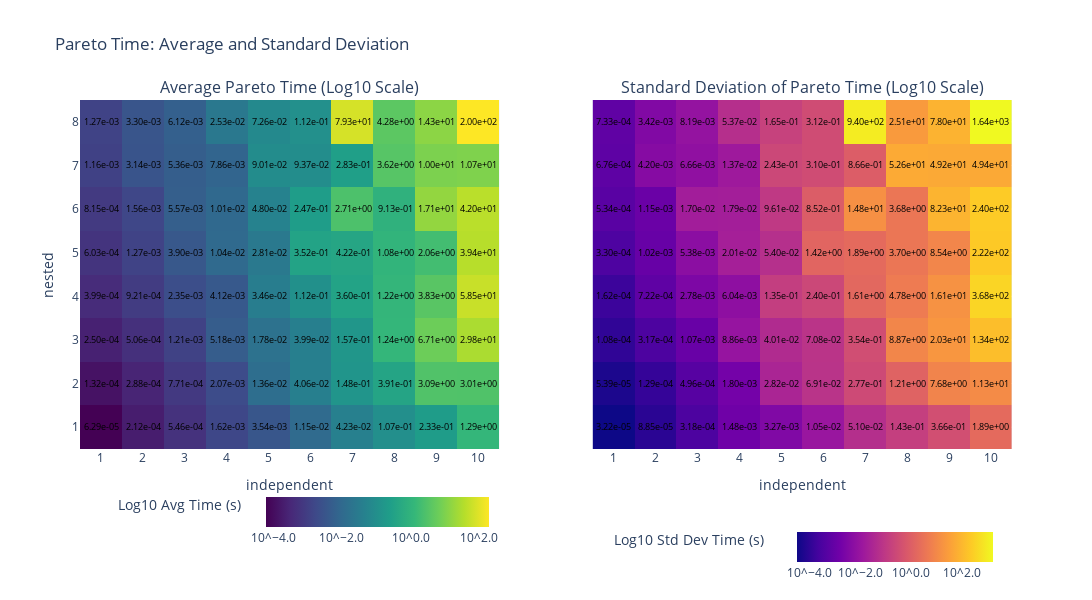
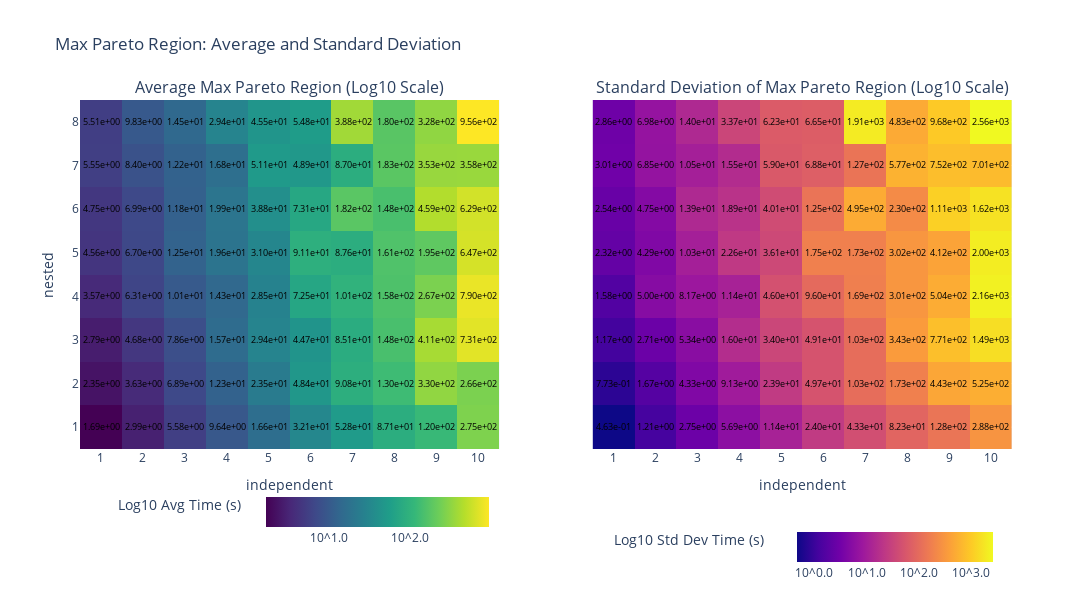
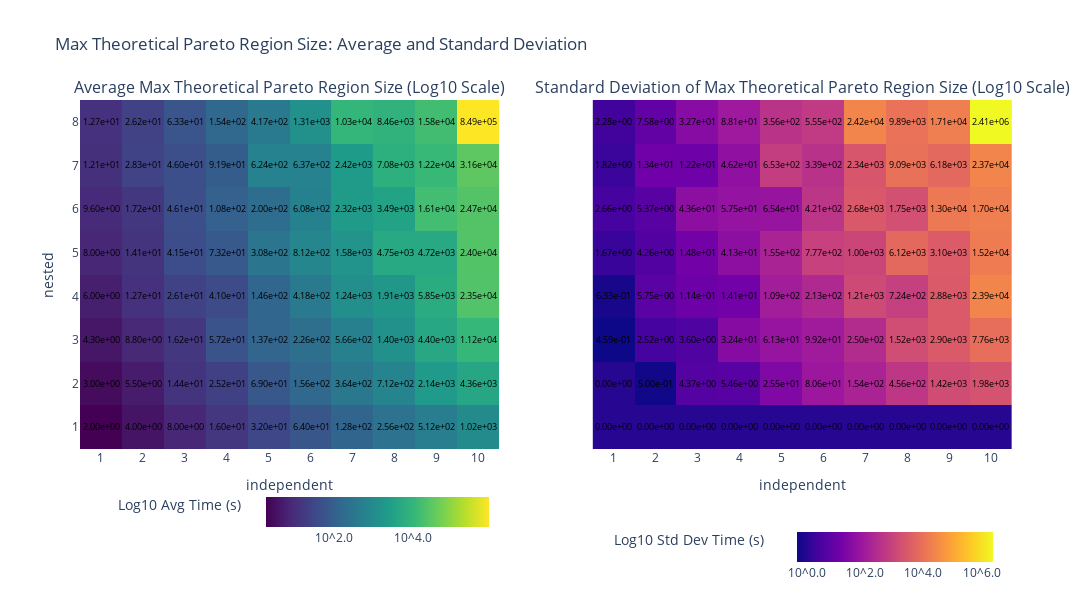
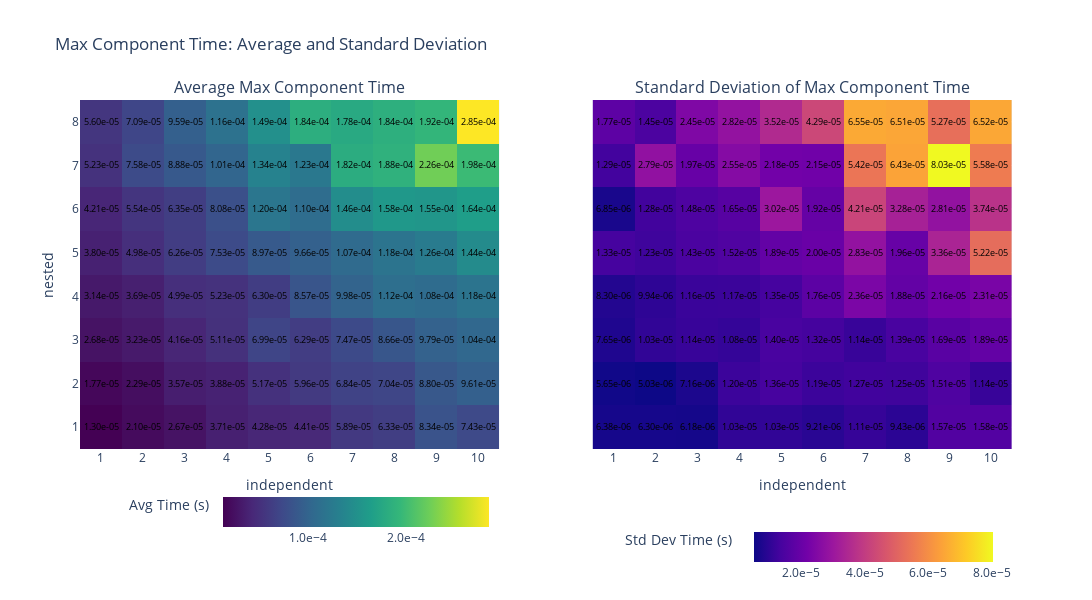

Source (notebook cell) for these figures, in order:
### Code cell
%run computation_stats.py

independent_name = "independent"
nested_name = "nested"

colorbar = dict(
                colorbar_x_left=0.45,
                colorbar_y_left=-0.3,
                colorbar_x_right=0.99,
                colorbar_y_right=-0.4
                )

create_log_heatmaps(df, independent_name, nested_name, "pareto_time", "Pareto Time", width=1200, **colorbar)

create_log_heatmaps(df, independent_name, nested_name, "max_pareto", "Max Pareto Region", width=1200, **colorbar)

create_log_heatmaps(df, independent_name, nested_name, "max_theoretical_pareto", "Max Theoretical Pareto Region Size", width=1200, **colorbar)

create_log_heatmaps(df, independent_name, nested_name, "max_time", "Max Component Time", width=1200, **colorbar, log=False)

### Figure 1 — Plotly figure (JSON) as saved in the notebook; plotly's stock layout.template omitted (floating-point values rounded to 4 significant figures)
{"data": [{"colorbar": {"len": 0.4, "orientation": "h", "tickformat": ".1f", "tickprefix": "10^", "title": {"text": "Log10 Avg Time (s)"}, "x": 0.45, "xanchor": "right", "y": -0.3, "yanchor": "bottom"}, "colorscale": [[0, "#440154"], [0.1111, "#482878"], [0.2222, "#3e4989"], [0.3333, "#31688e"], [0.4444, "#26828e"], [0.5556, "#1f9e89"], [0.6667, "#35b779"], [0.7778, "#6ece58"], [0.8889, "#b5de2b"], [1, "#fde725"]], "hovertemplate": "nested: %{y}<br>independent: %{x}<br>Avg Time: %{text} s<br>Log10 Avg Time: %{z:.2f}<extra></extra>", "text": [["6.29e-05", "2.12e-04", "5.46e-04", "1.62e-03", "3.54e-03", "1.15e-02", "4.23e-02", "1.07e-01", "2.33e-01", "1.29e+00"], ["1.32e-04", "2.88e-04", "7.71e-04", "2.07e-03", "1.36e-02", "4.06e-02", "1.48e-01", "3.91e-01", "3.09e+00", "3.01e+00"], ["2.50e-04", "5.06e-04", "1.21e-03", "5.18e-03", "1.78e-02", "3.99e-02", "1.57e-01", "1.24e+00", "6.71e+00", "2.98e+01"], ["3.99e-04", "9.21e-04", "2.35e-03", "4.12e-03", "3.46e-02", "1.12e-01", "3.60e-01", "1.22e+00", "3.83e+00", "5.85e+01"], ["6.03e-04", "1.27e-03", "3.90e-03", "1.04e-02", "2.81e-02", "3.52e-01", "4.22e-01", "1.08e+00", "2.06e+00", "3.94e+01"], ["8.15e-04", "1.56e-03", "5.57e-03", "1.01e-02", "4.80e-02", "2.47e-01", "2.71e+00", "9.13e-01", "1.71e+01", "4.20e+01"], ["1.16e-03", "3.14e-03", "5.36e-03", "7.86e-03", "9.01e-02", "9.37e-02", "2.83e-01", "3.62e+00", "1.00e+01", "1.07e+01"], ["1.27e-03", "3.30e-03", "6.12e-03", "2.53e-02", "7.26e-02", "1.12e-01", "7.93e+01", "4.28e+00", "1.43e+01", "2.00e+02"]], "textfont": {"color": "black", "size": 9}, "texttemplate": "%{text}", "type": "heatmap", "x": [1, 2, 3, 4, 5, 6, 7, 8, 9, 10], "xaxis": "x", "y": [1, 2, 3, 4, 5, 6, 7, 8], "yaxis": "y", "z": [[-4.201, -3.674, -3.263, -2.79, -2.45, -1.941, -1.373, -0.969, -0.6334, 0.1092], [-3.88, -3.54, -3.113, -2.683, -1.865, -1.392, -0.831, -0.4081, 0.49, 0.4782], [-3.602, -3.296, -2.919, -2.286, -1.749, -1.399, -0.8054, 0.09181, 0.8269, 1.474], [-3.399, -3.036, -2.629, -2.385, -1.461, -0.949, -0.4436, 0.08668, 0.5837, 1.767], [-3.219, -2.898, -2.409, -1.982, -1.552, -0.4529, -0.375, 0.03351, 0.3144, 1.595], [-3.089, -2.807, -2.254, -1.996, -1.319, -0.6064, 0.4323, -0.03941, 1.233, 1.624], [-2.934, -2.504, -2.271, -2.105, -1.045, -1.028, -0.5481, 0.5593, 1.001, 1.028], [-2.896, -2.481, -2.213, -1.597, -1.139, -0.9522, 1.899, 0.6318, 1.156, 2.3]], "zauto": false, "zmax": 2.3, "zmin": -4.201}, {"colorbar": {"len": 0.4, "orientation": "h", "tickformat": ".1f", "tickprefix": "10^", "title": {"text": "Log10 Std Dev Time (s)"}, "x": 0.99, "xanchor": "right", "y": -0.4, "yanchor": "bottom"}, "colorscale": [[0, "#0d0887"], [0.1111, "#46039f"], [0.2222, "#7201a8"], [0.3333, "#9c179e"], [0.4444, "#bd3786"], [0.5556, "#d8576b"], [0.6667, "#ed7953"], [0.7778, "#fb9f3a"], [0.8889, "#fdca26"], [1, "#f0f921"]], "hovertemplate": "nested: %{y}<br>independent: %{x}<br>Std Dev Time: %{text} s<br>Log10 Std Dev Time: %{z:.2f}<extra></extra>", "text": [["3.22e-05", "8.85e-05", "3.18e-04", "1.48e-03", "3.27e-03", "1.05e-02", "5.10e-02", "1.43e-01", "3.66e-01", "1.89e+00"], ["5.39e-05", "1.29e-04", "4.96e-04", "1.80e-03", "2.82e-02", "6.91e-02", "2.77e-01", "1.21e+00", "7.68e+00", "1.13e+01"], ["1.08e-04", "3.17e-04", "1.07e-03", "8.86e-03", "4.01e-02", "7.08e-02", "3.54e-01", "8.87e+00", "2.03e+01", "1.34e+02"], ["1.62e-04", "7.22e-04", "2.78e-03", "6.04e-03", "1.35e-01", "2.40e-01", "1.61e+00", "4.78e+00", "1.61e+01", "3.68e+02"], ["3.30e-04", "1.02e-03", "5.38e-03", "2.01e-02", "5.40e-02", "1.42e+00", "1.89e+00", "3.70e+00", "8.54e+00", "2.22e+02"], ["5.34e-04", "1.15e-03", "1.70e-02", "1.79e-02", "9.61e-02", "8.52e-01", "1.48e+01", "3.68e+00", "8.23e+01", "2.40e+02"], ["6.76e-04", "4.20e-03", "6.66e-03", "1.37e-02", "2.43e-01", "3.10e-01", "8.66e-01", "5.26e+01", "4.92e+01", "4.94e+01"], ["7.33e-04", "3.42e-03", "8.19e-03", "5.37e-02", "1.65e-01", "3.12e-01", "9.40e+02", "2.51e+01", "7.80e+01", "1.64e+03"]], "textfont": {"color": "black", "size": 9}, "texttemplate": "%{text}", "type": "heatmap", "x": [1, 2, 3, 4, 5, 6, 7, 8, 9, 10], "xaxis": "x2", "y": [1, 2, 3, 4, 5, 6, 7, 8], "yaxis": "y2", "z": [[-4.493, -4.053, -3.497, -2.829, -2.485, -1.978, -1.292, -0.8455, -0.4365, 0.2767], [-4.268, -3.89, -3.305, -2.746, -1.55, -1.16, -0.5572, 0.0835, 0.8852, 1.052], [-3.968, -3.499, -2.969, -2.053, -1.397, -1.15, -0.4513, 0.948, 1.307, 2.126], [-3.789, -3.141, -2.557, -2.219, -0.8708, -0.6198, 0.2064, 0.6799, 1.207, 2.566], [-3.481, -2.992, -2.269, -1.698, -1.268, 0.1528, 0.2758, 0.5687, 0.9315, 2.347], [-3.272, -2.938, -1.769, -1.748, -1.017, -0.0695, 1.17, 0.5656, 1.915, 2.379], [-3.17, -2.377, -2.177, -1.865, -0.6137, -0.5084, -0.06223, 1.721, 1.692, 1.694], [-3.135, -2.467, -2.087, -1.27, -0.7837, -0.5059, 2.973, 1.399, 1.892, 3.214]], "zauto": false, "zmax": 3.214, "zmin": -4.493}], "layout": {"annotations": [{"font": {"size": 16}, "showarrow": false, "text": "Average Pareto Time (Log10 Scale)", "x": 0.225, "xanchor": "center", "xref": "paper", "y": 1, "yanchor": "bottom", "yref": "paper"}, {"font": {"size": 16}, "showarrow": false, "text": "Standard Deviation of Pareto Time (Log10 Scale)", "x": 0.775, "xanchor": "center", "xref": "paper", "y": 1, "yanchor": "bottom", "yref": "paper"}], "height": 600, "title": {"text": "Pareto Time: Average and Standard Deviation"}, "width": 1200, "xaxis": {"anchor": "y", "domain": [0, 0.45], "dtick": 1, "title": {"text": "independent"}}, "xaxis2": {"anchor": "y2", "domain": [0.55, 1], "dtick": 1, "title": {"text": "independent"}}, "yaxis": {"anchor": "x", "domain": [0, 1], "dtick": 1, "title": {"text": "nested"}}, "yaxis2": {"anchor": "x2", "domain": [0, 1], "matches": "y", "showticklabels": false}}}

### Figure 2 — Plotly figure (JSON) as saved in the notebook; plotly's stock layout.template omitted (floating-point values rounded to 4 significant figures)
{"data": [{"colorbar": {"len": 0.4, "orientation": "h", "tickformat": ".1f", "tickprefix": "10^", "title": {"text": "Log10 Avg Time (s)"}, "x": 0.45, "xanchor": "right", "y": -0.3, "yanchor": "bottom"}, "colorscale": [[0, "#440154"], [0.1111, "#482878"], [0.2222, "#3e4989"], [0.3333, "#31688e"], [0.4444, "#26828e"], [0.5556, "#1f9e89"], [0.6667, "#35b779"], [0.7778, "#6ece58"], [0.8889, "#b5de2b"], [1, "#fde725"]], "hovertemplate": "nested: %{y}<br>independent: %{x}<br>Avg Time: %{text} s<br>Log10 Avg Time: %{z:.2f}<extra></extra>", "text": [["1.69e+00", "2.99e+00", "5.58e+00", "9.64e+00", "1.66e+01", "3.21e+01", "5.28e+01", "8.71e+01", "1.20e+02", "2.75e+02"], ["2.35e+00", "3.63e+00", "6.89e+00", "1.23e+01", "2.35e+01", "4.84e+01", "9.08e+01", "1.30e+02", "3.30e+02", "2.66e+02"], ["2.79e+00", "4.68e+00", "7.86e+00", "1.57e+01", "2.94e+01", "4.47e+01", "8.51e+01", "1.48e+02", "4.11e+02", "7.31e+02"], ["3.57e+00", "6.31e+00", "1.01e+01", "1.43e+01", "2.85e+01", "7.25e+01", "1.01e+02", "1.58e+02", "2.67e+02", "7.90e+02"], ["4.56e+00", "6.70e+00", "1.25e+01", "1.96e+01", "3.10e+01", "9.11e+01", "8.76e+01", "1.61e+02", "1.95e+02", "6.47e+02"], ["4.75e+00", "6.99e+00", "1.18e+01", "1.99e+01", "3.88e+01", "7.31e+01", "1.82e+02", "1.48e+02", "4.59e+02", "6.29e+02"], ["5.55e+00", "8.40e+00", "1.22e+01", "1.68e+01", "5.11e+01", "4.89e+01", "8.70e+01", "1.83e+02", "3.53e+02", "3.58e+02"], ["5.51e+00", "9.83e+00", "1.45e+01", "2.94e+01", "4.55e+01", "5.48e+01", "3.88e+02", "1.80e+02", "3.28e+02", "9.56e+02"]], "textfont": {"color": "black", "size": 9}, "texttemplate": "%{text}", "type": "heatmap", "x": [1, 2, 3, 4, 5, 6, 7, 8, 9, 10], "xaxis": "x", "y": [1, 2, 3, 4, 5, 6, 7, 8], "yaxis": "y", "z": [[0.2279, 0.4752, 0.7468, 0.9842, 1.22, 1.506, 1.722, 1.94, 2.079, 2.439], [0.3701, 0.5601, 0.8385, 1.089, 1.37, 1.685, 1.958, 2.113, 2.519, 2.426], [0.4464, 0.6706, 0.8951, 1.197, 1.469, 1.651, 1.93, 2.17, 2.613, 2.864], [0.5523, 0.7998, 1.005, 1.155, 1.455, 1.86, 2.003, 2.2, 2.426, 2.898], [0.6588, 0.826, 1.097, 1.291, 1.492, 1.96, 1.942, 2.206, 2.289, 2.811], [0.6765, 0.8444, 1.072, 1.298, 1.589, 1.864, 2.261, 2.171, 2.662, 2.799], [0.7442, 0.9245, 1.088, 1.225, 1.708, 1.689, 1.94, 2.262, 2.548, 2.554], [0.741, 0.9927, 1.163, 1.468, 1.658, 1.739, 2.588, 2.255, 2.516, 2.98]], "zauto": false, "zmax": 2.98, "zmin": 0.2279}, {"colorbar": {"len": 0.4, "orientation": "h", "tickformat": ".1f", "tickprefix": "10^", "title": {"text": "Log10 Std Dev Time (s)"}, "x": 0.99, "xanchor": "right", "y": -0.4, "yanchor": "bottom"}, "colorscale": [[0, "#0d0887"], [0.1111, "#46039f"], [0.2222, "#7201a8"], [0.3333, "#9c179e"], [0.4444, "#bd3786"], [0.5556, "#d8576b"], [0.6667, "#ed7953"], [0.7778, "#fb9f3a"], [0.8889, "#fdca26"], [1, "#f0f921"]], "hovertemplate": "nested: %{y}<br>independent: %{x}<br>Std Dev Time: %{text} s<br>Log10 Std Dev Time: %{z:.2f}<extra></extra>", "text": [["4.63e-01", "1.21e+00", "2.75e+00", "5.69e+00", "1.14e+01", "2.40e+01", "4.33e+01", "8.23e+01", "1.28e+02", "2.88e+02"], ["7.73e-01", "1.67e+00", "4.33e+00", "9.13e+00", "2.39e+01", "4.97e+01", "1.03e+02", "1.73e+02", "4.43e+02", "5.25e+02"], ["1.17e+00", "2.71e+00", "5.34e+00", "1.60e+01", "3.40e+01", "4.91e+01", "1.03e+02", "3.43e+02", "7.71e+02", "1.49e+03"], ["1.58e+00", "5.00e+00", "8.17e+00", "1.14e+01", "4.60e+01", "9.60e+01", "1.69e+02", "3.01e+02", "5.04e+02", "2.16e+03"], ["2.32e+00", "4.29e+00", "1.03e+01", "2.26e+01", "3.61e+01", "1.75e+02", "1.73e+02", "3.02e+02", "4.12e+02", "2.00e+03"], ["2.54e+00", "4.75e+00", "1.39e+01", "1.89e+01", "4.01e+01", "1.25e+02", "4.95e+02", "2.30e+02", "1.11e+03", "1.62e+03"], ["3.01e+00", "6.85e+00", "1.05e+01", "1.55e+01", "5.90e+01", "6.88e+01", "1.27e+02", "5.77e+02", "7.52e+02", "7.01e+02"], ["2.86e+00", "6.98e+00", "1.40e+01", "3.37e+01", "6.23e+01", "6.65e+01", "1.91e+03", "4.83e+02", "9.68e+02", "2.56e+03"]], "textfont": {"color": "black", "size": 9}, "texttemplate": "%{text}", "type": "heatmap", "x": [1, 2, 3, 4, 5, 6, 7, 8, 9, 10], "xaxis": "x2", "y": [1, 2, 3, 4, 5, 6, 7, 8], "yaxis": "y2", "z": [[-0.3345, 0.08399, 0.439, 0.7548, 1.058, 1.38, 1.637, 1.915, 2.106, 2.459], [-0.112, 0.2231, 0.6364, 0.9604, 1.378, 1.697, 2.013, 2.238, 2.646, 2.72], [0.06919, 0.4323, 0.7275, 1.204, 1.532, 1.691, 2.014, 2.536, 2.887, 3.173], [0.1975, 0.6987, 0.9123, 1.057, 1.663, 1.982, 2.229, 2.479, 2.702, 3.334], [0.3653, 0.6324, 1.015, 1.354, 1.558, 2.242, 2.239, 2.48, 2.614, 3.301], [0.4049, 0.6764, 1.144, 1.277, 1.603, 2.096, 2.694, 2.362, 3.045, 3.208], [0.4783, 0.8357, 1.02, 1.189, 1.771, 1.838, 2.105, 2.761, 2.876, 2.846], [0.4562, 0.8441, 1.145, 1.527, 1.795, 1.823, 3.281, 2.684, 2.986, 3.408]], "zauto": false, "zmax": 3.408, "zmin": -0.3345}], "layout": {"annotations": [{"font": {"size": 16}, "showarrow": false, "text": "Average Max Pareto Region (Log10 Scale)", "x": 0.225, "xanchor": "center", "xref": "paper", "y": 1, "yanchor": "bottom", "yref": "paper"}, {"font": {"size": 16}, "showarrow": false, "text": "Standard Deviation of Max Pareto Region (Log10 Scale)", "x": 0.775, "xanchor": "center", "xref": "paper", "y": 1, "yanchor": "bottom", "yref": "paper"}], "height": 600, "title": {"text": "Max Pareto Region: Average and Standard Deviation"}, "width": 1200, "xaxis": {"anchor": "y", "domain": [0, 0.45], "dtick": 1, "title": {"text": "independent"}}, "xaxis2": {"anchor": "y2", "domain": [0.55, 1], "dtick": 1, "title": {"text": "independent"}}, "yaxis": {"anchor": "x", "domain": [0, 1], "dtick": 1, "title": {"text": "nested"}}, "yaxis2": {"anchor": "x2", "domain": [0, 1], "matches": "y", "showticklabels": false}}}

### Figure 3 — Plotly figure (JSON) as saved in the notebook; plotly's stock layout.template omitted (floating-point values rounded to 4 significant figures)
{"data": [{"colorbar": {"len": 0.4, "orientation": "h", "tickformat": ".1f", "tickprefix": "10^", "title": {"text": "Log10 Avg Time (s)"}, "x": 0.45, "xanchor": "right", "y": -0.3, "yanchor": "bottom"}, "colorscale": [[0, "#440154"], [0.1111, "#482878"], [0.2222, "#3e4989"], [0.3333, "#31688e"], [0.4444, "#26828e"], [0.5556, "#1f9e89"], [0.6667, "#35b779"], [0.7778, "#6ece58"], [0.8889, "#b5de2b"], [1, "#fde725"]], "hovertemplate": "nested: %{y}<br>independent: %{x}<br>Avg Time: %{text} s<br>Log10 Avg Time: %{z:.2f}<extra></extra>", "text": [["2.00e+00", "4.00e+00", "8.00e+00", "1.60e+01", "3.20e+01", "6.40e+01", "1.28e+02", "2.56e+02", "5.12e+02", "1.02e+03"], ["3.00e+00", "5.50e+00", "1.44e+01", "2.52e+01", "6.90e+01", "1.56e+02", "3.64e+02", "7.12e+02", "2.14e+03", "4.36e+03"], ["4.30e+00", "8.80e+00", "1.62e+01", "5.72e+01", "1.37e+02", "2.26e+02", "5.66e+02", "1.40e+03", "4.40e+03", "1.12e+04"], ["6.00e+00", "1.27e+01", "2.61e+01", "4.10e+01", "1.46e+02", "4.18e+02", "1.24e+03", "1.91e+03", "5.85e+03", "2.35e+04"], ["8.00e+00", "1.41e+01", "4.15e+01", "7.32e+01", "3.08e+02", "8.12e+02", "1.58e+03", "4.75e+03", "4.72e+03", "2.40e+04"], ["9.60e+00", "1.72e+01", "4.61e+01", "1.08e+02", "2.00e+02", "6.08e+02", "2.32e+03", "3.49e+03", "1.61e+04", "2.47e+04"], ["1.21e+01", "2.83e+01", "4.60e+01", "9.19e+01", "6.24e+02", "6.37e+02", "2.42e+03", "7.08e+03", "1.22e+04", "3.16e+04"], ["1.27e+01", "2.62e+01", "6.33e+01", "1.54e+02", "4.17e+02", "1.31e+03", "1.03e+04", "8.46e+03", "1.58e+04", "8.49e+05"]], "textfont": {"color": "black", "size": 9}, "texttemplate": "%{text}", "type": "heatmap", "x": [1, 2, 3, 4, 5, 6, 7, 8, 9, 10], "xaxis": "x", "y": [1, 2, 3, 4, 5, 6, 7, 8], "yaxis": "y", "z": [[0.301, 0.6021, 0.9031, 1.204, 1.505, 1.806, 2.107, 2.408, 2.709, 3.01], [0.4771, 0.7404, 1.158, 1.401, 1.839, 2.193, 2.561, 2.853, 3.33, 3.64], [0.6335, 0.9445, 1.21, 1.757, 2.136, 2.353, 2.753, 3.145, 3.644, 4.048], [0.7782, 1.104, 1.417, 1.613, 2.163, 2.622, 3.094, 3.281, 3.767, 4.371], [0.9031, 1.149, 1.618, 1.865, 2.489, 2.91, 3.199, 3.676, 3.674, 4.38], [0.9823, 1.236, 1.664, 2.035, 2.302, 2.784, 3.366, 3.543, 4.206, 4.393], [1.083, 1.452, 1.663, 1.963, 2.795, 2.804, 3.385, 3.85, 4.085, 4.499], [1.104, 1.418, 1.801, 2.188, 2.62, 3.117, 4.013, 3.927, 4.198, 5.929]], "zauto": false, "zmax": 5.929, "zmin": 0.301}, {"colorbar": {"len": 0.4, "orientation": "h", "tickformat": ".1f", "tickprefix": "10^", "title": {"text": "Log10 Std Dev Time (s)"}, "x": 0.99, "xanchor": "right", "y": -0.4, "yanchor": "bottom"}, "colorscale": [[0, "#0d0887"], [0.1111, "#46039f"], [0.2222, "#7201a8"], [0.3333, "#9c179e"], [0.4444, "#bd3786"], [0.5556, "#d8576b"], [0.6667, "#ed7953"], [0.7778, "#fb9f3a"], [0.8889, "#fdca26"], [1, "#f0f921"]], "hovertemplate": "nested: %{y}<br>independent: %{x}<br>Std Dev Time: %{text} s<br>Log10 Std Dev Time: %{z:.2f}<extra></extra>", "text": [["0.00e+00", "0.00e+00", "0.00e+00", "0.00e+00", "0.00e+00", "0.00e+00", "0.00e+00", "0.00e+00", "0.00e+00", "0.00e+00"], ["0.00e+00", "5.00e-01", "4.37e+00", "5.46e+00", "2.55e+01", "8.06e+01", "1.54e+02", "4.56e+02", "1.42e+03", "1.98e+03"], ["4.59e-01", "2.52e+00", "3.60e+00", "3.24e+01", "6.13e+01", "9.92e+01", "2.50e+02", "1.52e+03", "2.90e+03", "7.76e+03"], ["6.33e-01", "5.75e+00", "1.14e+01", "1.41e+01", "1.09e+02", "2.13e+02", "1.21e+03", "7.24e+02", "2.88e+03", "2.39e+04"], ["1.67e+00", "4.26e+00", "1.48e+01", "4.13e+01", "1.55e+02", "7.77e+02", "1.00e+03", "6.12e+03", "3.10e+03", "1.52e+04"], ["2.66e+00", "5.37e+00", "4.36e+01", "5.75e+01", "6.54e+01", "4.21e+02", "2.68e+03", "1.75e+03", "1.30e+04", "1.70e+04"], ["1.82e+00", "1.34e+01", "1.22e+01", "4.62e+01", "6.53e+02", "3.39e+02", "2.34e+03", "9.09e+03", "6.18e+03", "2.37e+04"], ["2.28e+00", "7.58e+00", "3.27e+01", "8.81e+01", "3.56e+02", "5.55e+02", "2.42e+04", "9.89e+03", "1.71e+04", "2.41e+06"]], "textfont": {"color": "black", "size": 9}, "texttemplate": "%{text}", "type": "heatmap", "x": [1, 2, 3, 4, 5, 6, 7, 8, 9, 10], "xaxis": "x2", "y": [1, 2, 3, 4, 5, 6, 7, 8], "yaxis": "y2", "z": [[0, 0, 0, 0, 0, 0, 0, 0, 0, 0], [5e-324, -0.3007, 0.6402, 0.7372, 1.406, 1.906, 2.187, 2.659, 3.153, 3.296], [-0.3385, 0.4021, 0.5567, 1.51, 1.788, 1.997, 2.399, 3.182, 3.462, 3.89], [-0.1986, 0.7597, 1.058, 1.149, 2.036, 2.329, 3.083, 2.86, 3.46, 4.378], [0.2239, 0.6291, 1.169, 1.616, 2.189, 2.89, 3.0, 3.787, 3.491, 4.183], [0.4241, 0.7298, 1.64, 1.76, 1.816, 2.624, 3.428, 3.242, 4.115, 4.231], [0.259, 1.127, 1.087, 1.664, 2.815, 2.53, 3.369, 3.958, 3.791, 4.375], [0.3588, 0.8797, 1.515, 1.945, 2.552, 2.744, 4.385, 3.995, 4.232, 6.381]], "zauto": false, "zmax": 6.381, "zmin": -0.3385}], "layout": {"annotations": [{"font": {"size": 16}, "showarrow": false, "text": "Average Max Theoretical Pareto Region Size (Log10 Scale)", "x": 0.225, "xanchor": "center", "xref": "paper", "y": 1, "yanchor": "bottom", "yref": "paper"}, {"font": {"size": 16}, "showarrow": false, "text": "Standard Deviation of Max Theoretical Pareto Region Size (Log10 Scale)", "x": 0.775, "xanchor": "center", "xref": "paper", "y": 1, "yanchor": "bottom", "yref": "paper"}], "height": 600, "title": {"text": "Max Theoretical Pareto Region Size: Average and Standard Deviation"}, "width": 1200, "xaxis": {"anchor": "y", "domain": [0, 0.45], "dtick": 1, "title": {"text": "independent"}}, "xaxis2": {"anchor": "y2", "domain": [0.55, 1], "dtick": 1, "title": {"text": "independent"}}, "yaxis": {"anchor": "x", "domain": [0, 1], "dtick": 1, "title": {"text": "nested"}}, "yaxis2": {"anchor": "x2", "domain": [0, 1], "matches": "y", "showticklabels": false}}}

### Figure 4 — Plotly figure (JSON) as saved in the notebook; plotly's stock layout.template omitted (floating-point values rounded to 4 significant figures)
{"data": [{"colorbar": {"len": 0.4, "orientation": "h", "tickformat": ".1e", "tickprefix": "", "title": {"text": " Avg Time (s)"}, "x": 0.45, "xanchor": "right", "y": -0.3, "yanchor": "bottom"}, "colorscale": [[0, "#440154"], [0.1111, "#482878"], [0.2222, "#3e4989"], [0.3333, "#31688e"], [0.4444, "#26828e"], [0.5556, "#1f9e89"], [0.6667, "#35b779"], [0.7778, "#6ece58"], [0.8889, "#b5de2b"], [1, "#fde725"]], "hovertemplate": "nested: %{y}<br>independent: %{x}<br>Avg Time: %{text} s<br> Avg Time: %{z:.2f}<extra></extra>", "text": [["1.30e-05", "2.10e-05", "2.67e-05", "3.71e-05", "4.28e-05", "4.41e-05", "5.89e-05", "6.33e-05", "8.34e-05", "7.43e-05"], ["1.77e-05", "2.29e-05", "3.57e-05", "3.88e-05", "5.17e-05", "5.96e-05", "6.84e-05", "7.04e-05", "8.80e-05", "9.61e-05"], ["2.68e-05", "3.23e-05", "4.16e-05", "5.11e-05", "6.99e-05", "6.29e-05", "7.47e-05", "8.66e-05", "9.79e-05", "1.04e-04"], ["3.14e-05", "3.69e-05", "4.99e-05", "5.23e-05", "6.30e-05", "8.57e-05", "9.98e-05", "1.12e-04", "1.08e-04", "1.18e-04"], ["3.80e-05", "4.98e-05", "6.26e-05", "7.53e-05", "8.97e-05", "9.66e-05", "1.07e-04", "1.18e-04", "1.26e-04", "1.44e-04"], ["4.21e-05", "5.54e-05", "6.35e-05", "8.08e-05", "1.20e-04", "1.10e-04", "1.46e-04", "1.58e-04", "1.55e-04", "1.64e-04"], ["5.23e-05", "7.58e-05", "8.88e-05", "1.01e-04", "1.34e-04", "1.23e-04", "1.82e-04", "1.88e-04", "2.26e-04", "1.98e-04"], ["5.60e-05", "7.09e-05", "9.59e-05", "1.16e-04", "1.49e-04", "1.84e-04", "1.78e-04", "1.84e-04", "1.92e-04", "2.85e-04"]], "textfont": {"color": "black", "size": 9}, "texttemplate": "%{text}", "type": "heatmap", "x": [1, 2, 3, 4, 5, 6, 7, 8, 9, 10], "xaxis": "x", "y": [1, 2, 3, 4, 5, 6, 7, 8], "yaxis": "y", "z": [[1.3e-05, 2.098e-05, 2.673e-05, 3.714e-05, 4.281e-05, 4.407e-05, 5.885e-05, 6.33e-05, 8.342e-05, 7.432e-05], [1.77e-05, 2.29e-05, 3.573e-05, 3.88e-05, 5.171e-05, 5.959e-05, 6.838e-05, 7.043e-05, 8.795e-05, 9.614e-05], [2.681e-05, 3.232e-05, 4.156e-05, 5.115e-05, 6.986e-05, 6.287e-05, 7.474e-05, 8.657e-05, 9.792e-05, 0.000104], [3.138e-05, 3.694e-05, 4.987e-05, 5.234e-05, 6.296e-05, 8.567e-05, 9.979e-05, 0.0001124, 0.0001084, 0.0001183], [3.797e-05, 4.976e-05, 6.262e-05, 7.532e-05, 8.969e-05, 9.662e-05, 0.0001072, 0.0001175, 0.000126, 0.000144], [4.206e-05, 5.541e-05, 6.353e-05, 8.079e-05, 0.0001197, 0.00011, 0.0001456, 0.0001579, 0.0001554, 0.0001641], [5.234e-05, 7.584e-05, 8.881e-05, 0.0001015, 0.0001337, 0.0001228, 0.0001819, 0.0001876, 0.0002256, 0.0001981], [5.601e-05, 7.088e-05, 9.587e-05, 0.0001155, 0.0001492, 0.0001841, 0.0001775, 0.0001845, 0.0001925, 0.0002855]], "zauto": false, "zmax": 0.0002855, "zmin": 1.3e-05}, {"colorbar": {"len": 0.4, "orientation": "h", "tickformat": ".1e", "tickprefix": "", "title": {"text": " Std Dev Time (s)"}, "x": 0.99, "xanchor": "right", "y": -0.4, "yanchor": "bottom"}, "colorscale": [[0, "#0d0887"], [0.1111, "#46039f"], [0.2222, "#7201a8"], [0.3333, "#9c179e"], [0.4444, "#bd3786"], [0.5556, "#d8576b"], [0.6667, "#ed7953"], [0.7778, "#fb9f3a"], [0.8889, "#fdca26"], [1, "#f0f921"]], "hovertemplate": "nested: %{y}<br>independent: %{x}<br>Std Dev Time: %{text} s<br> Std Dev Time: %{z:.2f}<extra></extra>", "text": [["6.38e-06", "6.30e-06", "6.18e-06", "1.03e-05", "1.03e-05", "9.21e-06", "1.11e-05", "9.43e-06", "1.57e-05", "1.58e-05"], ["5.65e-06", "5.03e-06", "7.16e-06", "1.20e-05", "1.36e-05", "1.19e-05", "1.27e-05", "1.25e-05", "1.51e-05", "1.14e-05"], ["7.65e-06", "1.03e-05", "1.14e-05", "1.08e-05", "1.40e-05", "1.32e-05", "1.14e-05", "1.39e-05", "1.69e-05", "1.89e-05"], ["8.30e-06", "9.94e-06", "1.16e-05", "1.17e-05", "1.35e-05", "1.76e-05", "2.36e-05", "1.88e-05", "2.16e-05", "2.31e-05"], ["1.33e-05", "1.23e-05", "1.43e-05", "1.52e-05", "1.89e-05", "2.00e-05", "2.83e-05", "1.96e-05", "3.36e-05", "5.22e-05"], ["6.85e-06", "1.28e-05", "1.48e-05", "1.65e-05", "3.02e-05", "1.92e-05", "4.21e-05", "3.28e-05", "2.81e-05", "3.74e-05"], ["1.29e-05", "2.79e-05", "1.97e-05", "2.55e-05", "2.18e-05", "2.15e-05", "5.42e-05", "6.43e-05", "8.03e-05", "5.58e-05"], ["1.77e-05", "1.45e-05", "2.45e-05", "2.82e-05", "3.52e-05", "4.29e-05", "6.55e-05", "6.51e-05", "5.27e-05", "6.52e-05"]], "textfont": {"color": "black", "size": 9}, "texttemplate": "%{text}", "type": "heatmap", "x": [1, 2, 3, 4, 5, 6, 7, 8, 9, 10], "xaxis": "x2", "y": [1, 2, 3, 4, 5, 6, 7, 8], "yaxis": "y2", "z": [[6.378e-06, 6.295e-06, 6.177e-06, 1.028e-05, 1.026e-05, 9.206e-06, 1.11e-05, 9.429e-06, 1.571e-05, 1.578e-05], [5.654e-06, 5.028e-06, 7.163e-06, 1.196e-05, 1.362e-05, 1.19e-05, 1.266e-05, 1.246e-05, 1.508e-05, 1.135e-05], [7.655e-06, 1.032e-05, 1.138e-05, 1.082e-05, 1.398e-05, 1.318e-05, 1.137e-05, 1.39e-05, 1.695e-05, 1.888e-05], [8.299e-06, 9.941e-06, 1.158e-05, 1.173e-05, 1.345e-05, 1.764e-05, 2.357e-05, 1.882e-05, 2.164e-05, 2.312e-05], [1.334e-05, 1.23e-05, 1.428e-05, 1.523e-05, 1.887e-05, 1.999e-05, 2.833e-05, 1.963e-05, 3.365e-05, 5.222e-05], [6.848e-06, 1.281e-05, 1.485e-05, 1.655e-05, 3.016e-05, 1.922e-05, 4.212e-05, 3.279e-05, 2.814e-05, 3.744e-05], [1.294e-05, 2.786e-05, 1.972e-05, 2.546e-05, 2.178e-05, 2.145e-05, 5.424e-05, 6.431e-05, 8.033e-05, 5.577e-05], [1.769e-05, 1.454e-05, 2.445e-05, 2.825e-05, 3.519e-05, 4.286e-05, 6.551e-05, 6.505e-05, 5.274e-05, 6.521e-05]], "zauto": false, "zmax": 8.033e-05, "zmin": 5.028e-06}], "layout": {"annotations": [{"font": {"size": 16}, "showarrow": false, "text": "Average Max Component Time", "x": 0.225, "xanchor": "center", "xref": "paper", "y": 1, "yanchor": "bottom", "yref": "paper"}, {"font": {"size": 16}, "showarrow": false, "text": "Standard Deviation of Max Component Time", "x": 0.775, "xanchor": "center", "xref": "paper", "y": 1, "yanchor": "bottom", "yref": "paper"}], "height": 600, "title": {"text": "Max Component Time: Average and Standard Deviation"}, "width": 1200, "xaxis": {"anchor": "y", "domain": [0, 0.45], "dtick": 1, "title": {"text": "independent"}}, "xaxis2": {"anchor": "y2", "domain": [0.55, 1], "dtick": 1, "title": {"text": "independent"}}, "yaxis": {"anchor": "x", "domain": [0, 1], "dtick": 1, "title": {"text": "nested"}}, "yaxis2": {"anchor": "x2", "domain": [0, 1], "matches": "y", "showticklabels": false}}}
